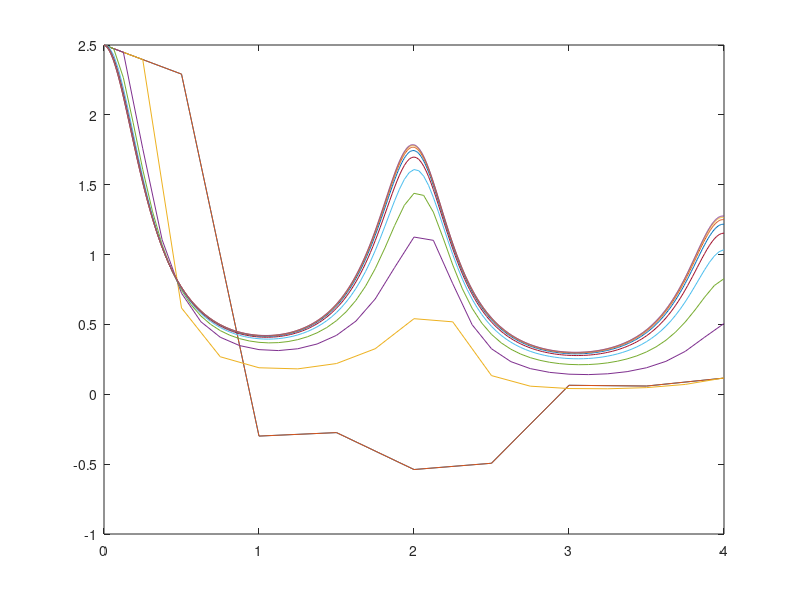

Reproduce this figure in MATLAB.
%Fredrik möller och Johan Kindlundh
clc
clear all
disp('uppgift 8 a, Beräkna värdet av y(4)')
xstart=0; xslut=4; ystart=2.5; n=8;
h=(xslut-xstart)/n; x=xstart; y=ystart; xx=xstart; yy=ystart;
for i=1:n
    yprim= -((1/6)+((pi*sin(pi*x))./(1.5-(cos(pi*x))))).*y;
    y=y+h*yprim;
    x=x+h;
    xx=[xx;x]; yy=[yy;y];
end
yslut=y
plot(xx,yy);
hold on
%----------------------------------------------------------------------------------
disp('b, med 1 säker decimal')
n=8;
for j=1:10
xstart=0; xslut=4; ystart=2.5;
h=(xslut-xstart)/n; x=xstart; y=ystart; xx=xstart; yy=ystart;
for i=1:n
    yprim=-((1/6)+((pi*sin(pi*x))./(1.5-(cos(pi*x))))).*y;
    y=y+h*yprim;
    x=x+h;
    xx=[xx;x]; yy=[yy;y];
end
n=n*2;
yslut(j)=y;
plot(xx,yy);
end

b1=yslut(length(yslut)-2);
b2=yslut(length(yslut)-1);
b3=yslut(length(yslut));
ska_vara2=((b1-b2)/(b2-b3));
Etrunk=abs(b3-b2)

disp('svar: 9gånger')
